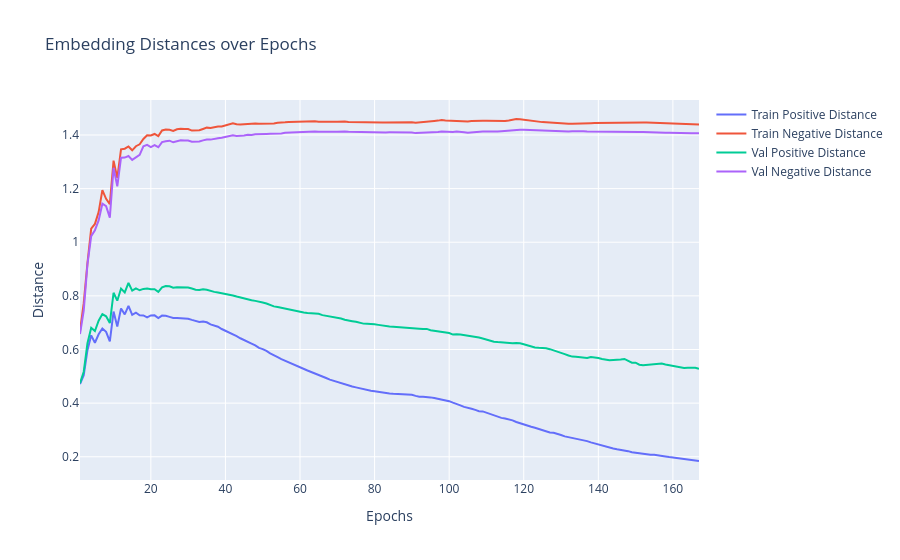

Notebook source saved alongside this figure:
### Code cell
train_dists_mean = logs["train_dists"]
val_dists_mean = logs["val_dists"]

fig = go.Figure()
fig.add_trace(go.Scatter(x=epochs, y=train_dists_mean[:, 0], mode="lines", name="Train Positive Distance"))
fig.add_trace(go.Scatter(x=epochs, y=train_dists_mean[:, 1], mode="lines", name="Train Negative Distance"))
fig.add_trace(go.Scatter(x=epochs, y=val_dists_mean[:, 0], mode="lines", name="Val Positive Distance"))
fig.add_trace(go.Scatter(x=epochs, y=val_dists_mean[:, 1], mode="lines", name="Val Negative Distance"))

fig.update_layout(
    title="Embedding Distances over Epochs",
    xaxis_title="Epochs",
    yaxis_title="Distance",
    hovermode="x unified",
)

fig.show()

### Figure 1 — Plotly figure (JSON) as saved in the notebook; plotly's stock layout.template omitted (floating-point values rounded to 4 significant figures; data arrays with more than 128 entries replaced by an {"elided": "..."} marker saying what was removed)
{"data": [{"mode": "lines", "name": "Train Positive Distance", "type": "scatter", "x": {"elided": "167 int values"}, "y": {"elided": "167 float values"}}, {"mode": "lines", "name": "Train Negative Distance", "type": "scatter", "x": {"elided": "167 int values"}, "y": {"elided": "167 float values"}}, {"mode": "lines", "name": "Val Positive Distance", "type": "scatter", "x": {"elided": "167 int values"}, "y": {"elided": "167 float values"}}, {"mode": "lines", "name": "Val Negative Distance", "type": "scatter", "x": {"elided": "167 int values"}, "y": {"elided": "167 float values"}}], "layout": {"hovermode": "x unified", "title": {"text": "Embedding Distances over Epochs"}, "xaxis": {"title": {"text": "Epochs"}}, "yaxis": {"title": {"text": "Distance"}}}}
